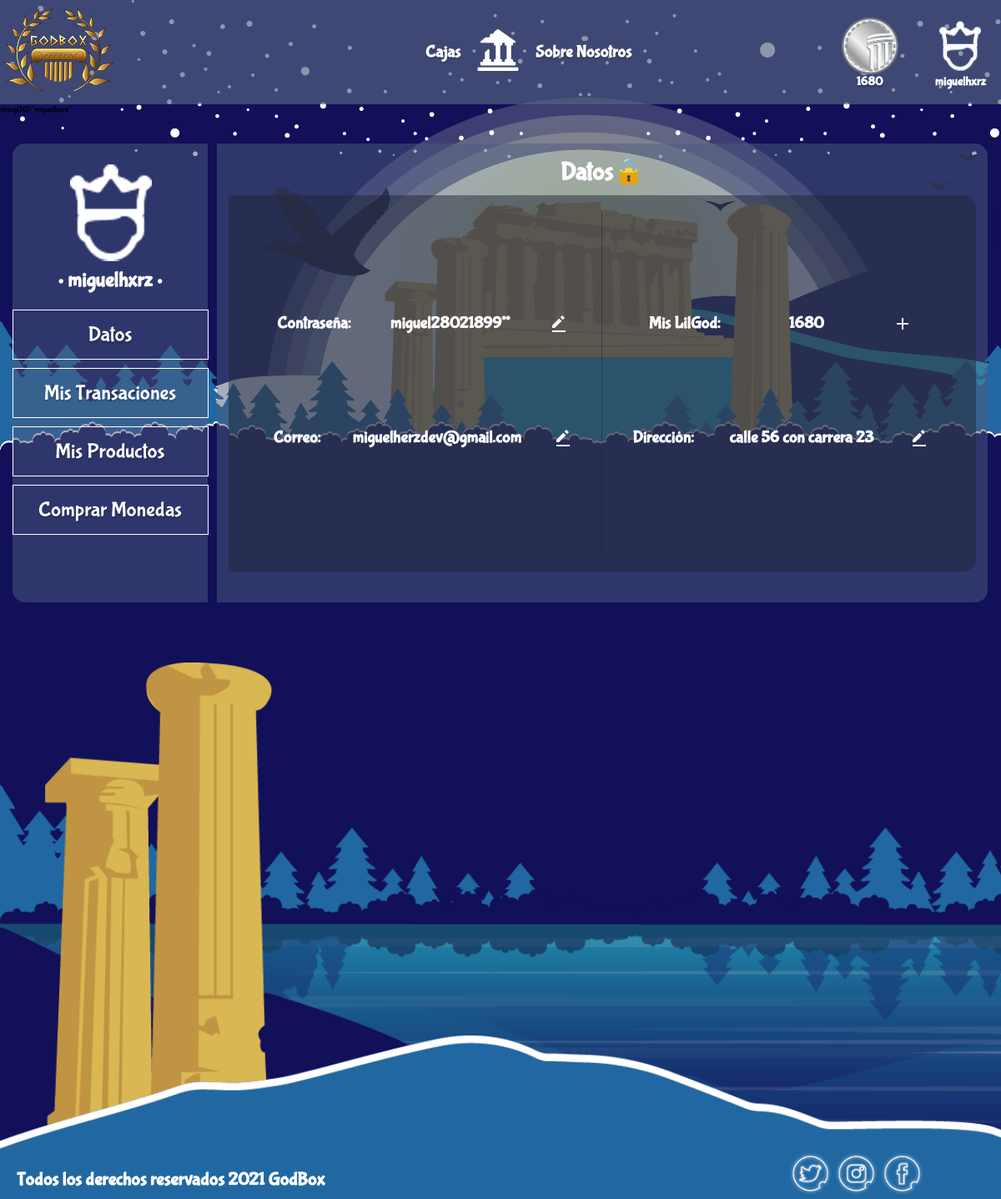
The app's page /view/user_page.php (signed in) with its own data.
### tables this page shows
CREATE TABLE `users` (
  `username` varchar(45) NOT NULL,
  `password` varchar(45) NOT NULL,
  `coins` int(11) NOT NULL,
  `id` varchar(45) NOT NULL,
  `email` varchar(45) NOT NULL,
  `address` varchar(45) NOT NULL,
  `birth` varchar(45) NOT NULL,
  `fecha de registro` varchar(11) NOT NULL
);

### model/connect_db.php (called while the page is built, shortened)
<?php
class connect_db {
  var $conection;
  function __construct () {
    $server_conect = "localhost";
    $username = "root";
    $password = "12345678";
    $use_db = "godbox";
    $this->conection = new mysqli($server_conect, $username, $password, $use_db);
  }
  function add_instruc($instruct) {
    return $this->conection->query($instruct);
  }
}
?>

### model/user.php (called while the page is built, shortened)
<?php
  class user {
  private $data_base;
  function __construct() {
    $this->data_base= new connect_db();
  }
    function GetByUsername($username){
      $query_send = "SELECT `username`, `password`, `id`, `email`, `address`, `coins` FROM `users` WHERE  `username` = '$username'";
      $question = $this->data_base->add_instruc($query_send);
      return $question;
    }
    function getCoinsdb($username){
      $query_send = "SELECT `coins` FROM `users` WHERE `username` = '".$username."'";
      $question =  $this->data_base->add_instruc($query_send);
      if(mysqli_num_rows($question) > 0){
         $rows = mysqli_fetch_array($question);
         return $rows['coins'];
      }else {
        return 0;
      }
    }
}
?>

### view/user_page.php (the view, shortened to what this page needs)
<?php
require_once('../controllers/header-controller.php');
require_once('../model/user.php');
?>
<!DOCTYPE html>
<html lang="en">
<head>
  <link rel="stylesheet" href="../css/user_page.css">
</head>
<body>
       <?php include($header);
       $user = new user;
       $question = $user->GetByUsername($_SESSION['user']);
       var_dump($_SESSION['user']);
       while ($row = mysqli_fetch_array($question)){?>
     <main class="container">
        <section class="panel__container">
          <articles class="admin__container">
            <div class="admin__profile">
              <figure class="admin__ico-container">
                <img src="../assets/icons/user-profile.png" alt="" title="">
              </figure>
              <h4 class="title"><?php echo $_SESSION['user']?></h4>
            </div>
            <div class="select__reports">
                <a href="../view/user_page.php"><div class="btn__report">Datos</div></a>
                <a href="../view/transaciones_user.php"><div class="btn__report">Mis Transaciones</div></a>
                <a href="../view/user_inventory.php"><div class="btn__report">Mis Productos</div></a>
                <a href="../view/buy_coins.php"><div class="btn__report">Comprar Monedas</div></a>
            </div>
        </articles>
      </section>
      <section class="reports__container">
          <h4 class="title">Datos🔒</h4>
          <div class="put__reports">
            <div class="essencial__crud">
              <div class="crud password">
                <h4>Contraseña:</h4> <h4 class="respuesta"><?php echo $row['password'];?></h4>
                <a href="../CRUD/update-password.php"><img src="../assets/icons/bx-edit-alt.svg" alt="editar" title="editar contraseña"></a>
              </div>
              <div class="crud email">
                <h4>Correo:</h4> <h4 class="respuesta"><?php echo $row['email'];?></h4>
                <a href="../CRUD/update-email.php"><img src="../assets/icons/bx-edit-alt.svg" alt="editar" title="editar correo"></a>
              </div>
            </div>
            <div class="other__crud">
              <div class="crud LilGod">
                <h4>Mis LilGod:</h4> <h4 class="respuesta"><?php echo $row['coins'];?></h4>
                <a href="../view/buy_coins.php"><img src="../assets/icons/outline_add_white_24dp.png" alt="Comprar Más" title="Comprar Más"></a>
              </div>
              <div class="crud address">
                <h4>Dirección:</h4> <h4 class="respuesta"><?php echo $row['address'];?></h4>
                <a href="../CRUD/update-address.php"><img src="../assets/icons/bx-edit-alt.svg" alt="editar" title="editar direccion"></a>
              </div>
              <?php };?>
            </div>
          </div>
      </section>
    </main>
    <footer class="footer">
      <h3 class="footer__text">Todos los derechos reservados 2021 GodBox</h3>
      <div class="footer__social-media">
        <div class="footer_img-contaienr"><img src="../assets/icons/twitter.png" alt="twitter"></div>
        <div class="footer_img-contaienr"><img src="../assets/icons/instagram.png" alt="instagram"></div>
        <div class="footer_img-contaienr"><img src="../assets/icons/facebook.png" alt="facebook"></div>
      </div>
    </footer>
</body>
</html>

### partials/header-user.php (shortened to what this page needs)
<?php
    require_once('../model/connect_db.php');
    require_once('../model/user.php');
    $user = new user();
    $username = $_SESSION['user'];
    $coins = $user->getCoinsdb($username);
?>
<header class="header-u">
        <div class="container-header-u">
            <section class="logo-a">
                <img src="../assets/img/Logo-rezised.png" alt="">
            </section>
            <section class="center-title-u">
                <div class="boxes-link-u">
                    <a href="../view/Boxes.php">
                        <h4>Cajas</h4>
                    </a>
                </div>
                <div class="ico-header-u">
                    <a href="../index.php">
                        <img src="../assets/icons/Home.png" alt="">
                    </a>
                </div>
                <div class="about-link-u">
                    <a href="../view/About-us.php">
                        <h4>Sobre Nosotros</h4>
                    </a>
                </div>
            </section>
            <section class="options-u">
                <div class="link-u">
                    <ul class="btn-menu-u">
                    <a href="../view/buy_coins.php">
                        <img src="../assets/icons/coin.png" alt="" class="item-u">
                        <?php echo "<h3 class ='name'>".$coins."</h3>"?>
                    </a>
                    <li class="item-nav"><img src="../assets/icons/user.png" alt="" class="item-u">
                    <?php echo "<h3 class ='name' id='user_username'>".$_SESSION['user']."</h3>"?>
                    </li>
                    </ul>
                </div>
            </section>
        </div>
    </header>

### records on screen
users: coins "1680", password "miguel28021899**", email "miguelherzdev@gmail.com", address "calle 56 con carrera 23"

### other values on screen
$_SESSION['user'] "miguelhxrz"
